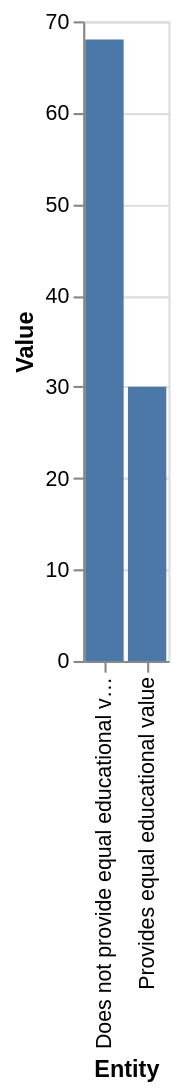

Source (Vega-Lite JSON):
### Vega-Lite specification from a JSON file in a GitHub repository (floating-point values rounded to 4 significant figures)
{"$schema": "https://vega.github.io/schema/vega-lite/v5.json", "description": "Bar chart auto-generated from CSV", "data": {"values": [{"Entity": "Provides equal educational value", "Value": 30}, {"Entity": "Does not provide equal educational value", "Value": 68}]}, "mark": "bar", "encoding": {"x": {"field": "Entity", "type": "ordinal"}, "y": {"field": "Value", "type": "quantitative"}}}
